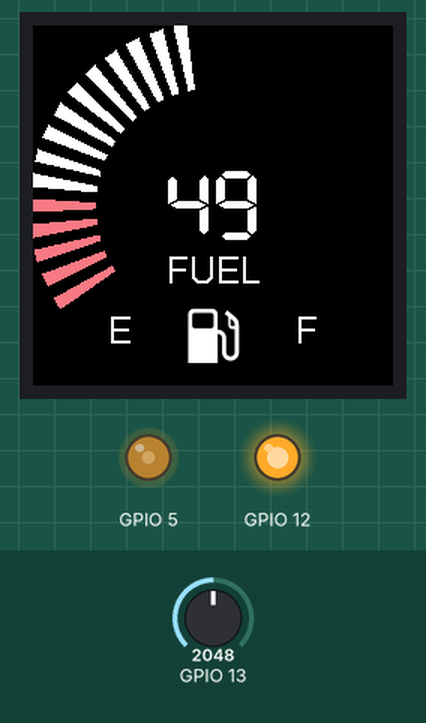
Simulated run of this sketch. Board: ESP32. Shown: 240×240 colour display, output pins drawn as LEDs (lit = HIGH). The test bench sets the inputs (shaded band); at power-on: GPIO 13 = 2048.

Above: at 1.4 s.
1.5 s: GPIO 13 set to 872
At 2.2 s:
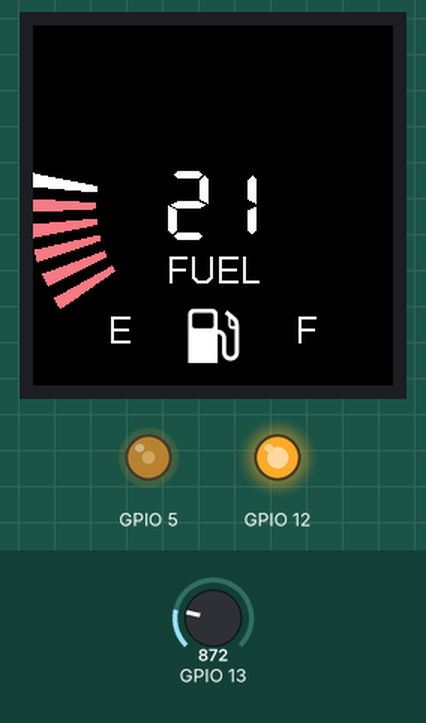
3.1 s: GPIO 13 set to 783
At 4.3 s:
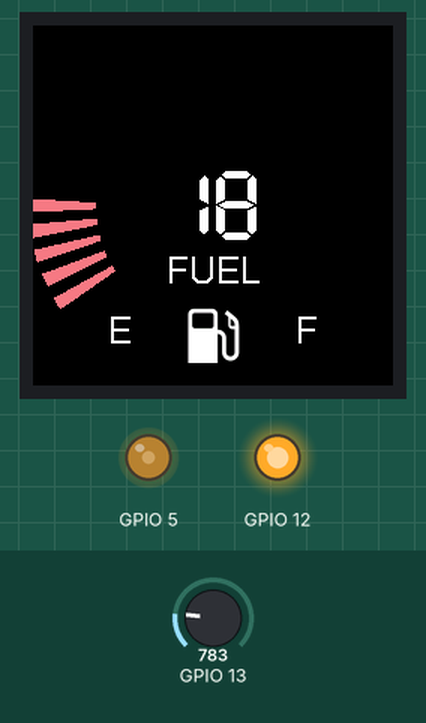
4.7 s: GPIO 13 set to 221
At 5.9 s:
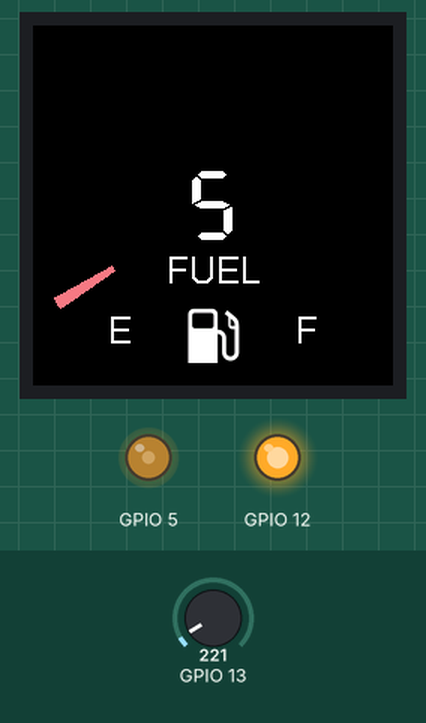
6.3 s: GPIO 13 set to 187
At 7.6 s:
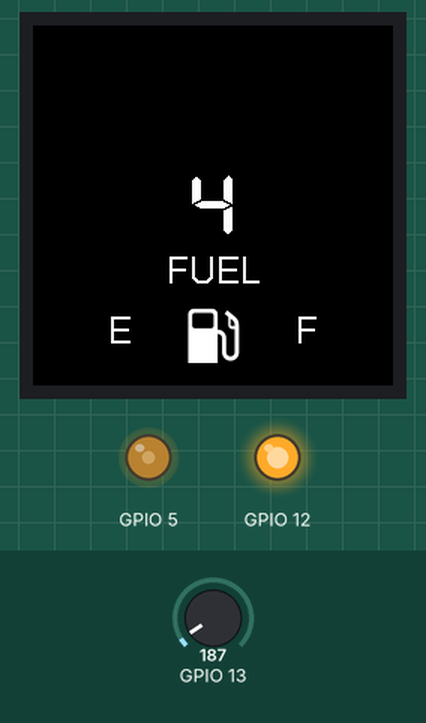
8.1 s: GPIO 13 set to 2047
At 8.8 s:
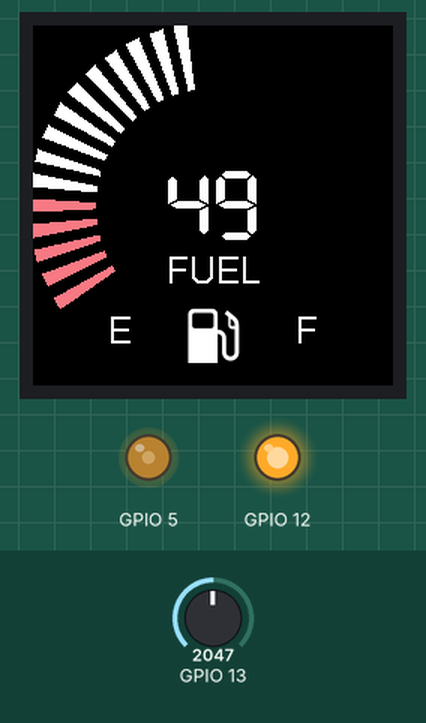
Timing chart, 0 to 10.8 s (numbered marks = the images above; inputs shaded):
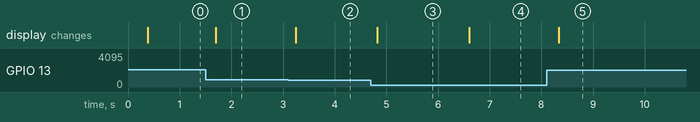

Measured:
- the behaviour switches between 836 and 835 on GPIO 13 (found by bisection; images 1 and 2)
- the behaviour switches between 205 and 204 on GPIO 13 (found by bisection; images 3 and 4)
- after the input at 1.5 s, the display: changes after 0.19 s (image 1)
- after the input at 3.1 s, the display: changes after 0.15 s (image 2)
- after the input at 4.7 s, the display: changes after 0.13 s (image 3)
- after the input at 6.3 s, the display: changes after 0.31 s (image 4)
- after the input at 8.1 s, the display: changes after 0.24 s (image 5)

The sketch:

Fuel.ino
```cpp
#include <TFT_eSPI.h>
#include "fuel.h"
TFT_eSPI tft = TFT_eSPI();
TFT_eSprite img = TFT_eSprite(&tft);
TFT_eSprite ln = TFT_eSprite(&tft);

double rad=0.01745;
int angle;

int sx=120;
int sy=120;
int r=122;

float x[360];
float y[360];
float x2[360];
float y2[360];

const int pwmFreq = 5000;
const int pwmResolution = 8;
const int pwmLedChannelTFT = 0;


void setup() {

    pinMode(12,OUTPUT);
    digitalWrite(12,1);

    ledcSetup(pwmLedChannelTFT, pwmFreq, pwmResolution);
    ledcAttachPin(5, pwmLedChannelTFT);
    ledcWrite(pwmLedChannelTFT, 100);

    tft.init();
    tft.setRotation(0);
    tft.setSwapBytes(true);
    img.setSwapBytes(true);
    tft.fillScreen(TFT_ORANGE);
    img.createSprite(240, 240);
    img.setTextDatum(4);
    img.setTextColor(TFT_WHITE,TFT_BLACK);

     int i=0;
     int a=136;

     while(a!=44)
  {
   x[i]=r*cos(rad*a)+sx;
   y[i]=r*sin(rad*a)+sy;
   x2[i]=(r-80)*cos(rad*a)+sx;
   y2[i]=(r-80)*sin(rad*a)+sy;
   i++;
   a++;
   if(a==360)
   a=0;
  }

}

//min angle 136 or 137
//max angle 43
// 267


int n=12;
int fuelA=0;
int percent=0;
void loop() {
  fuelA=map(analogRead(13),0,4098,0,260);
 img.fillSprite(TFT_BLACK);
 while(n<fuelA){
  if(n<50)
 img.fillTriangle(x2[n],y2[n],x[n-2],y[n-2],x[n+2],y[n+2],0xf3d0);
 else
 img.fillTriangle(x2[n],y2[n],x[n-2],y[n-2],x[n+2],y[n+2],TFT_WHITE);
 n=n+8;
 }
 n=12;
 img.fillCircle(sx,sy,78,TFT_BLACK);
 percent=map(fuelA,0,260,0,100);
 img.drawString(String(percent),sx,sy,7);
 img.drawString("FUEL",sx,sy+46,4);
 img.drawString("F",sx+62,sy+86,4);
 img.drawString("E",sx-62,sy+86,4);
 img.pushImage(100,186,42,42,fuel);
 img.pushSprite(0,0);


/*
 fuelA=fuelA+5;
 if(fuelA>260)
 fuelA=0;
 */


}
```

Source omitted: fuel.h (data table, 17281 bytes)
